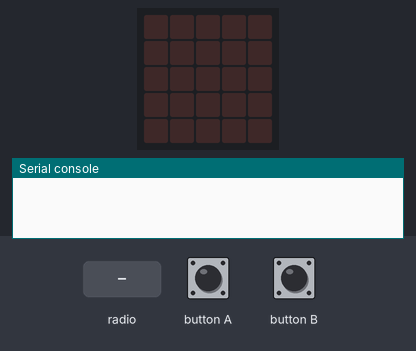
This program was run on a simulated BBC micro:bit (MakeCode). Parts: the board's 5×5 LED display, the last lines printed to the serial console. The test bench sets the inputs (shaded band). No radio messages arrive unless stated (any console line starting 'radio sent:' is added by the test bench).

Above: at 1.2 s.
1.3 s: button A pressed for 0.15 s
At 2.5 s:
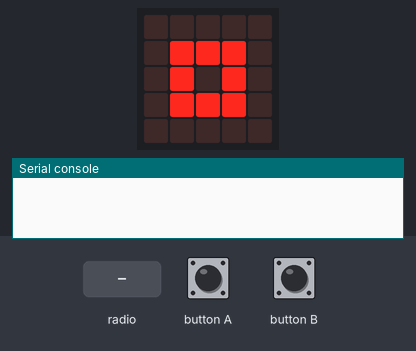
2.9 s: button A pressed for 0.15 s
At 3.7 s:
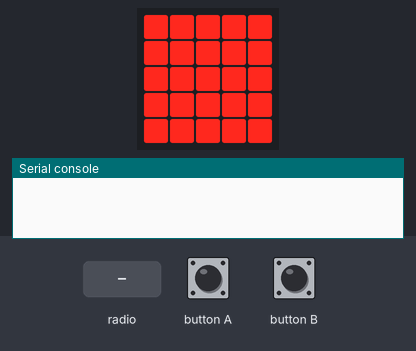
4.5 s: button A pressed for 0.15 s
At 4.9 s:
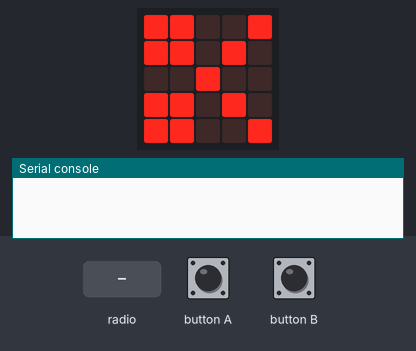
6.1 s: button B pressed for 0.15 s
7.7 s: radio message "0" arrives
At 8.9 s:
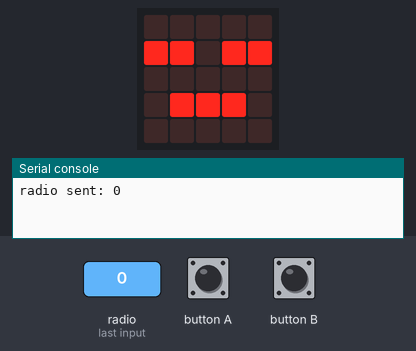
10.7 s: radio message "1" arrives
Timing chart, 0 to 13.4 s (numbered marks = the images above; inputs shaded):
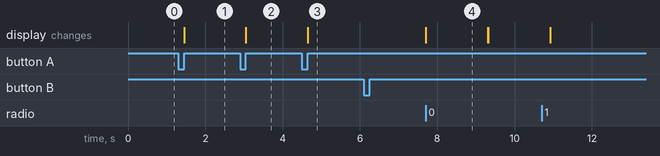

The program:

main.ts
```typescript
radio.onReceivedNumber(function (receivedNumber) {
    recibido = true
    tu_mano = receivedNumber
})
input.onButtonPressed(Button.A, function () {
    cuento = mi_mano + 1
    mi_mano = cuento % 3
    if (mi_mano == 1) {
        basic.showIcon(IconNames.SmallSquare)
    } else if (mi_mano == 2) {
        basic.showLeds(`
            # # # # #
            # # # # #
            # # # # #
            # # # # #
            # # # # #
            `)
    } else if (mi_mano == 0) {
        basic.showIcon(IconNames.Scissors)
    }
})
input.onButtonPressed(Button.B, function () {
    escogido = true
    radio.sendNumber(mi_mano)
})
let escogido = false
let tu_mano = 0
let recibido = false
let cuento = 0
let mi_mano = 0
radio.setGroup(1)
mi_mano = 0
cuento = 0
basic.forever(function () {
    if (escogido == true && recibido == true) {
        if (mi_mano == tu_mano) {
            basic.showIcon(IconNames.Asleep)
        } else {
            if (mi_mano == 1 && tu_mano == 2) {
                basic.showIcon(IconNames.No)
            } else {
                if (mi_mano == 1 && tu_mano == 3) {
                    basic.showIcon(IconNames.Yes)
                } else {
                    if (mi_mano == 2 && tu_mano == 1) {
                        basic.showIcon(IconNames.Yes)
                    } else {
                        if (mi_mano == 2 && tu_mano == 3) {
                            basic.showIcon(IconNames.No)
                        } else {
                            if (mi_mano == 3 && tu_mano == 1) {
                                basic.showIcon(IconNames.No)
                            } else {
                                if (mi_mano == 3 && tu_mano == 2) {
                                    basic.showIcon(IconNames.Yes)
                                }
                            }
                        }
                    }
                }
            }
        }
        basic.pause(1000)
        basic.clearScreen()
    }
})
```

test.ts
```typescript
// aquí va el archivo "tests"; esto no se compilará cuando este paquete se utilice como una extensión.
```

Measured:
- after the input at 1.3 s, the display: changes after 0.15 s (image 1)
- after the input at 2.9 s, the display: changes after 0.15 s (image 2)
- after the input at 4.5 s, the display: changes after 0.15 s (image 3)
- after the input at 7.7 s, the display: changes at once (image 4)
- what the display in image 4 shows lasts 1.6 s, from 7.7 s to 9.3 s
